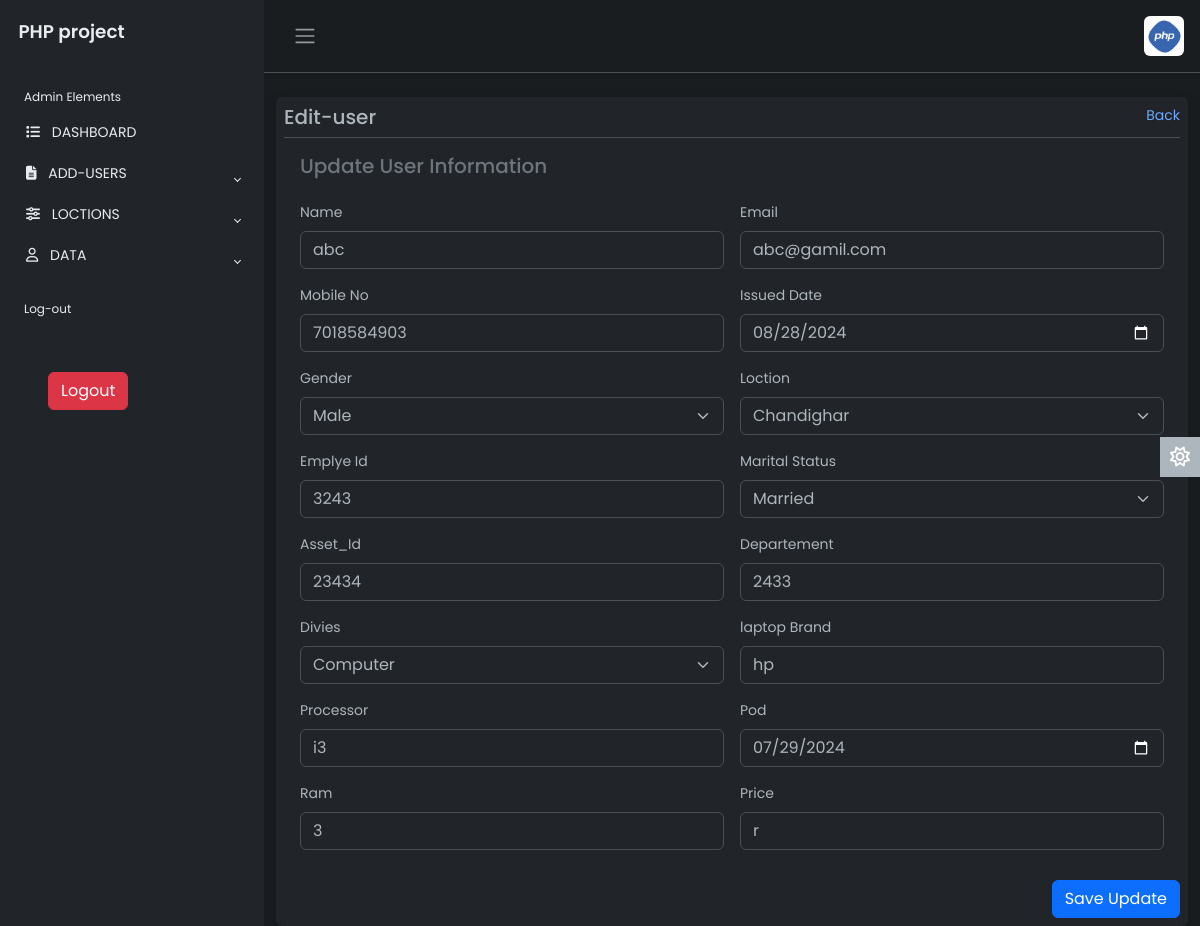
Page /edit.php?id=3 (signed in) on the committed database.
### tables this page shows
CREATE TABLE `users` (
  `id` int(11) NOT NULL,
  `name` varchar(30) NOT NULL,
  `email` varchar(300) NOT NULL,
  `mobile.no` varchar(12) NOT NULL,
  `issued-date` date NOT NULL,
  `gender` varchar(20) NOT NULL,
  `loction` varchar(100) NOT NULL,
  `emplye-id` varchar(100) NOT NULL,
  `status` varchar(30) NOT NULL,
  `asset_id` varchar(30) NOT NULL,
  `departement` varchar(90) NOT NULL,
  `divies` varchar(80) NOT NULL,
  `brand` varchar(80) NOT NULL,
  `processor` varchar(80) NOT NULL,
  `pod` date NOT NULL,
  `ram` varchar(80) NOT NULL,
  `price` varchar(100) NOT NULL
);

### edit.php (the view, shortened to what this page needs)
<?php
require 'dash.php';
?>
<?php
if(isset($_GET['id'])){
    $id = $_GET['id'];
    require 'config.php';
    $query = "SELECT * FROM `users` WHERE `id` = '$id'";
    $result = mysqli_query($conn, $query);
    if(!$result){
        die("query Faild");
    }
    else{
     $row = mysqli_fetch_assoc($result);
    }
}
            ?>
<div class="container">
<div class="bg-dark rounded shadow p-2 mt-4" style="min-height:80vh">
    <div class="d-flex justify-content-between border-bottom">
        <h5>Edit-user</h5>
        <div>
            <a href="./dashbord.php" class="text-decoration-none"><i class="bi bi-arrow-left-circle"></i> Back</a>
        </div>
    </div>
    <div>
        <form action="edit.php?id_new=<?php echo $id;?>" method="post" class="row g-3 p-3">
            <h5 class="mt-3 text-secondary">Update User Information</h5>
            <div class="col-md-6">
                <label class="form-label">Name</label>
                <input type="text" name="name" value="<?php echo $row['name'];?>"  placeholder="Enter name" class="form-control" required>
            </div>
            <div class="col-md-6">
                <label class="form-label">Email</label>
                <input type="email" name="email" value="<?php echo $row['email'];?>" placeholder="Enter email" class="form-control" required>
            </div>
            <div class="col-md-6">
                <label class="form-label">Mobile No</label>
                <input type="number" name="mob" value="<?php echo $row['mobile.no'];?>" min="1111111111" placeholder="Enter mobile.No" max="9999999999" class="form-control" required>
            </div>
            <div class="col-md-6">
                <label class="form-label">Issued Date</label>
                <input type="date" value="<?php echo $row['issued-date'];?>" name="issued-date" class="form-control" required>
            </div>
            <div class="col-md-6">
                <label class="form-label">Gender</label>
                <select class="form-select" name="gender" value="<?php echo $row['gender'];?>" required>
                    <option value="male">Male</option>
                </select>
            </div>
            <div class="col-md-6">
                <label class="form-label">Loction</label>
                <select class="form-select" name="loction" value="<?php echo $row['loction'];?>" required>
                    <option value="Chandighar">Chandighar</option>
                </select>
            </div>
            <div class="col-md-6">
                <label class="form-label">Emplye Id</label>
                <input type="number" name="emplye-id" value="<?php echo $row['emplye-id'];?>" placeholder="Enter emply id" class="form-control" required>
            </div>
            <div class="col-md-6">
                <label class="form-label">Marital Status</label>
                <select class="form-select" name="status" value="<?php echo $row['status'];?>" required>
                    <option value="Married">Married</option>
                </select>
            </div>
            <div class="col-md-6">
                <label class="form-label">Asset_Id</label>
                <input type="number" name="asset-id" value="<?php echo $row['asset_id'];?>" placeholder="Enter asset id" class="form-control" required>
            </div>
            <div class="col-md-6">
                <label class="form-label">Departement</label>
                <input type="text" name="departement" value="<?php echo $row['departement'];?>" placeholder="Enter Departement" class="form-control" required>
            </div>
            <div class="col-md-6">
                <label class="form-label">Divies</label>
                <select class="form-select" name="divies" value="<?php echo $row['divies'];?>" required>
                    <option value="Computer">Computer</option>
                </select>
            </div>
            <div class="col-md-6">
                <label class="form-label">laptop Brand </label>
                <input type="text"  name="brand" value="<?php echo $row['brand'];?>" placeholder="Enter Brand name of Divies" class="form-control" required>
            </div>
            <div class="col-md-6">
                <label class="form-label">Processor</label>
                <input type="text" name="processor" value="<?php echo $row['processor'];?>" placeholder="Enter Processor of Divies" class="form-control" required>
            </div>
            <div class="col-md-6">
                <label class="form-label">Pod</label>
                <input type="date" name="pod" value="<?php echo $row['pod'];?>" placeholder="" class="form-control" required>
            </div>
            <div class="col-md-6">
                <label class="form-label">Ram</label>
                <input type="text" name="ram" value="<?php echo $row['ram'];?>" placeholder="Enter ram of divies" class="form-control" required>
            </div>
            <div class="col-md-6">
                <label class="form-label">Price</label>
                <input type="text" name="price" value="<?php echo $row['price'];?>" placeholder="Enter Price of divies" class="form-control" required>
            </div>
            </div>
            <div class="col-12 text-end">
                <button type="submit" name="update" class="btn btn-primary"><i class="bi bi-floppy"></i> Save
                    Update</button>
            </div>
    </div>
</div>
</body>
</html>

### css.1/style.css (style rules this page uses)
body { font-family: 'Poppins', sans-serif; font-size: 0.875rem; opacity: 1; overflow-y: scroll; margin: 0; }
a { cursor: pointer; text-decoration: none; font-family: 'Poppins', sans-serif; }

### rows in the picture
users: name "abc", email "abc@gamil.com", mob "7018584903", issued-date "08/28/2024", gender "Male", loction "Chandighar", emplye-id "3243", status "Married", asset-id "23434", departement "2433", divies "Computer", brand "hp", processor "i3", pod "07/29/2024", ram "3", price "r"
